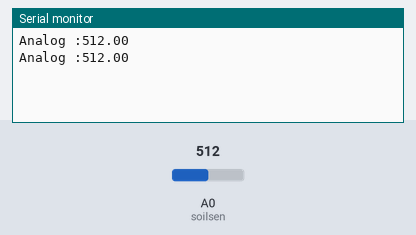
This sketch was run on a simulated Arduino Uno, built with avr-gcc and run on an emulated ATmega328P. Parts: the last lines printed to the serial monitor. Inputs (shaded band) come from the test bench; at power-on: A0 (soilsen) = 512.

Above: at 4.3 s.
4.4 s: A0 (soilsen) set to 716
At 7.3 s:
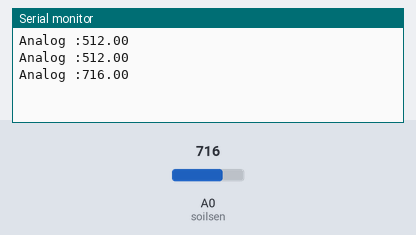
8.9 s: A0 (soilsen) set to 900
At 11.2 s:
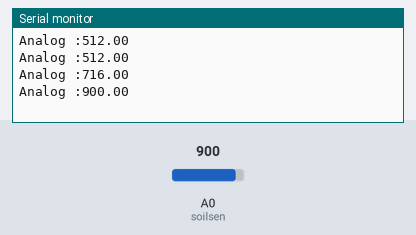
Timing chart, 0 to 12.7 s (numbered marks = the images above; inputs shaded):
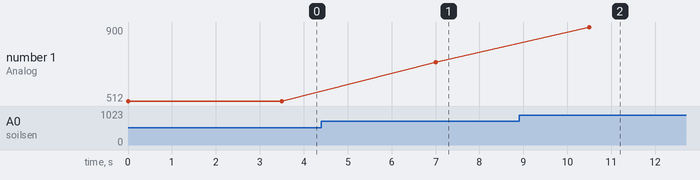

Measured:
- after the input at 4.4 s, the serial monitor: prints a new line after 2.6 s (image 1)
- after the input at 8.9 s, the serial monitor: prints a new line after 1.6 s (image 2)
- plotted number 1: 512 → 716 after the input at 4.4 s, 716 → 900 after the input at 8.9 s

The sketch:

Capacitive_Moisture_Sensor_Map_2.ino
```cpp
int soilsen = A0;
float soilanalog,soilval;

void setup()
{
  Serial.begin(115200);

}

void loop()
{
  soil();
  delay(1000);
}

float soil()
{
  soilanalog = analogRead(soilsen);
  soilval = map(soilanalog,350,228,1,9);//250<99
  Serial.print("Analog :");Serial.println(soilanalog);
  //Serial.print("Calibrated :");Serial.println(soilval);
  delay(2500);
}
```
